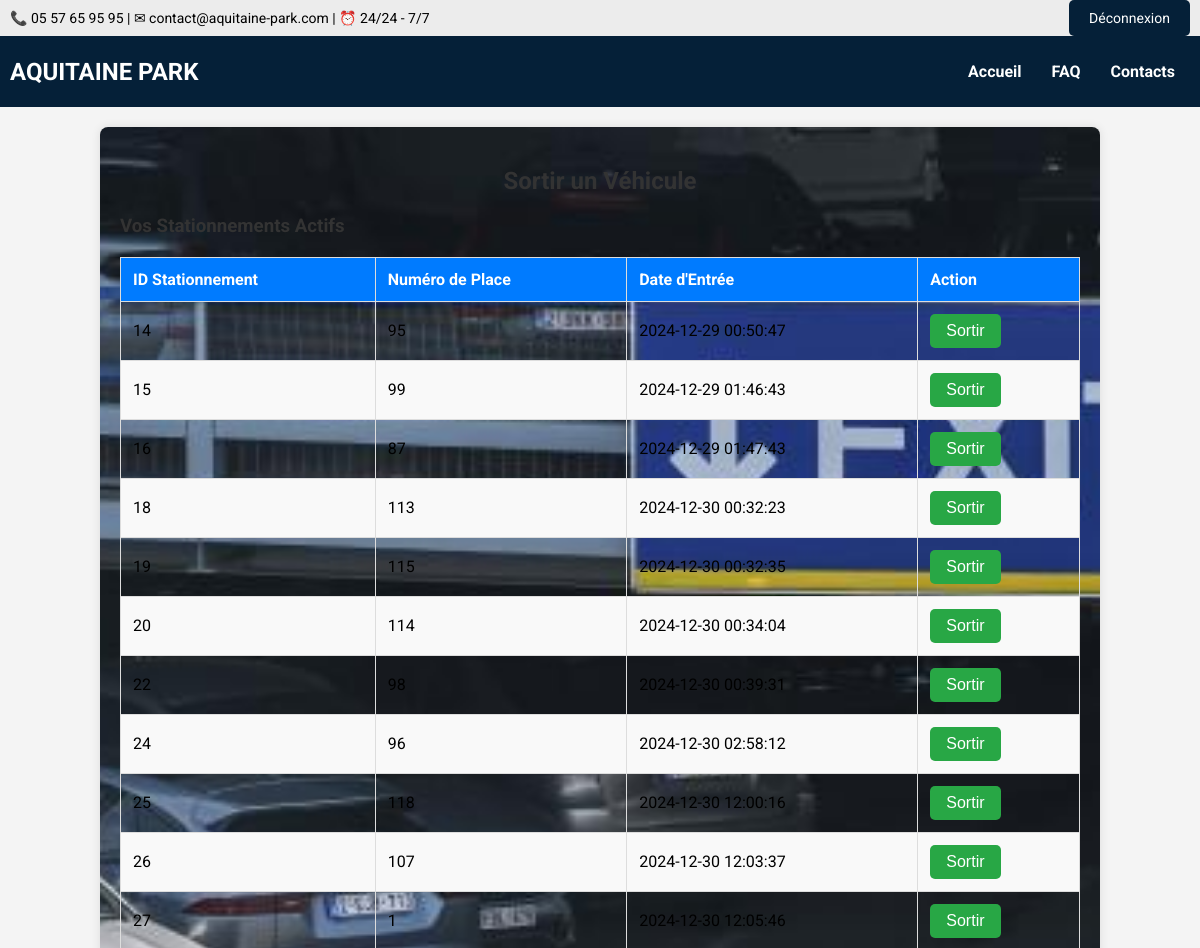
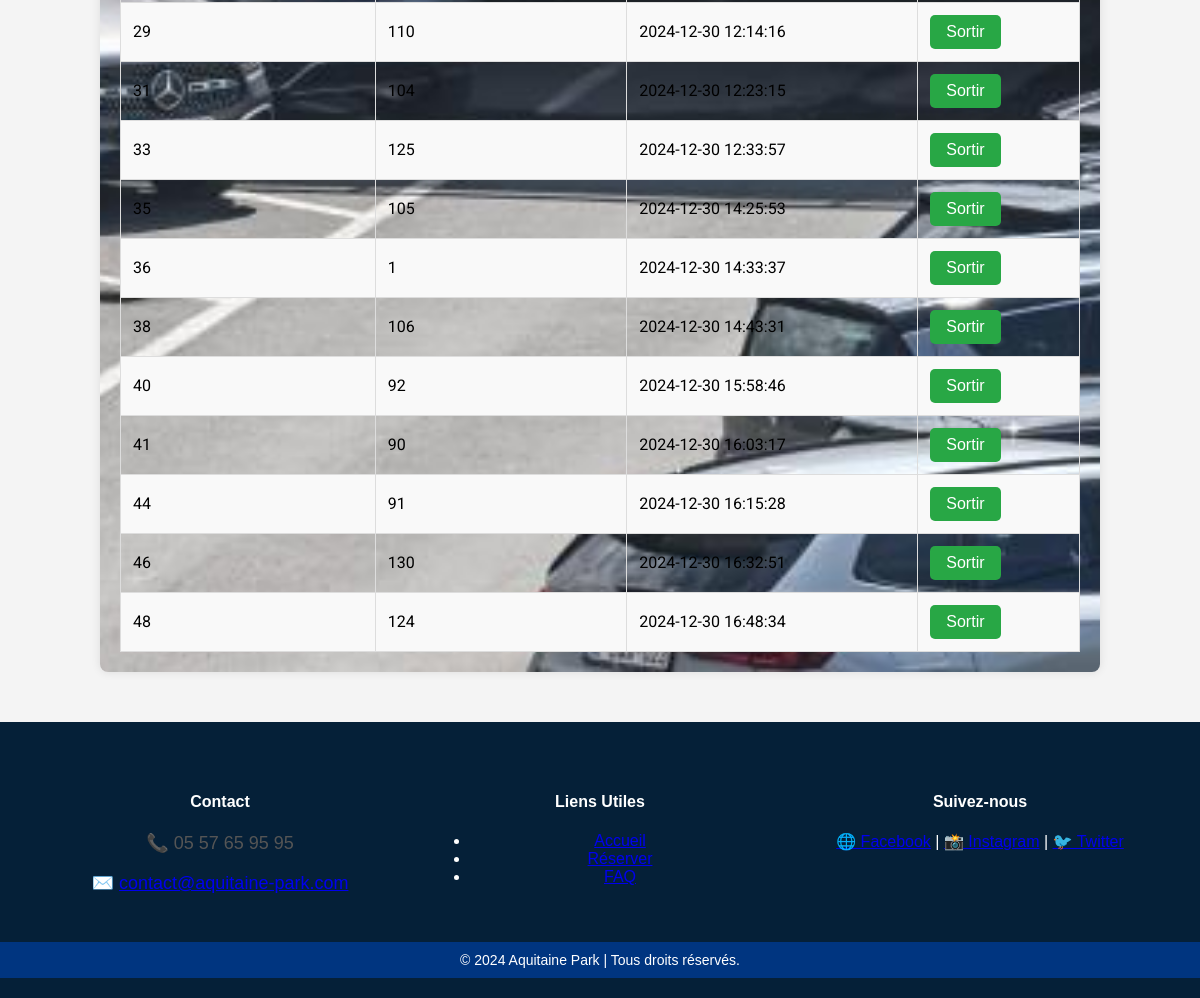
The page /user/sortir_vehicule.php (signed in) on the database its author committed (2 pictures, top to bottom).
### tables this page shows
CREATE TABLE `stationnements` (
  `ID` int(11) NOT NULL,
  `vehicule_id` int(11) DEFAULT NULL,
  `place_id` int(11) DEFAULT NULL,
  `date_entree` datetime NOT NULL,
  `date_sortie` datetime DEFAULT NULL
);

CREATE TABLE `places` (
  `ID` int(11) NOT NULL,
  `numero` int(11) NOT NULL,
  `statut` enum('libre','occupée') DEFAULT 'libre'
);

### user/sortir_vehicule.php (the view, shortened to what this page needs)
<?php
include('../db_connect.php');
$stationnements = [];
try {
    $sql = "SELECT s.ID, s.vehicule_id, s.date_entree, s.date_sortie, p.numero AS place_numero
            FROM stationnements s
            JOIN places p ON s.place_id = p.ID
            WHERE s.date_sortie IS NULL";
    $stmt = $conn->prepare($sql);
    $stmt->execute();
    $stationnements = $stmt->fetchAll();
} catch (PDOException $e) {
    $message = "Erreur : " . $e->getMessage();
}
?>
<!DOCTYPE html>
<html lang="fr">
<head>
</head>
<body>
    <?php include '../header.php'; ?>
    <div class="container">
        <h2>Sortir un Véhicule</h2>
        <h3>Vos Stationnements Actifs</h3>
        <?php if (is_array($stationnements) && count($stationnements) > 0) : ?>
            <table>
                <thead>
                    <tr>
                        <th>ID Stationnement</th>
                        <th>Numéro de Place</th>
                        <th>Date d'Entrée</th>
                        <th>Action</th>
                    </tr>
                </thead>
                <tbody>
                    <?php foreach ($stationnements as $stationnement) : ?>
                        <tr>
                            <td><?= $stationnement['ID'] ?></td>
                            <td><?= htmlspecialchars($stationnement['place_numero']) ?></td>
                            <td><?= htmlspecialchars($stationnement['date_entree']) ?></td>
                            <td>
                                <form action="sortir_vehicule.php" method="POST" style="display:inline;">
                                    <button type="submit" onclick="return confirm('Confirmez-vous la sortie de ce véhicule ?');">Sortir</button>
                                </form>
                            </td>
                        </tr>
                    <?php endforeach; ?>
                </tbody>
            </table>
        <?php else : ?>
            <p>Aucun stationnement actif trouvé.</p>
        <?php endif; ?>
    </div>
    <?php include '../footer.php'; ?>
</body>
</html>

### header.php (shortened to what this page needs)
<?php
$isLoggedIn = isset($_SESSION['user_id']);
?>
<!DOCTYPE html>
<html lang="fr">
<head>
</head>
<body>
    <header class="header_header">
        <div class="contact_header">
            <span>📞 05 57 65 95 95 | ✉ contact@aquitaine-park.com | ⏰ 24/24 - 7/7</span>
        </div>
        <div class="connexion_header">
            <?php if ($isLoggedIn): ?>
                <a href="logout.php" class="btn-reservation_header">Déconnexion</a>
            <?php else: ?>
                <a href="login.php" class="btn-reservation_header">Connexion</a>
            <?php endif; ?>
        </div>
    </header>
    <nav class="menu_header">
        <div class="logo_header">
            <h2>AQUITAINE PARK</h2>
        </div>
        <ul>
            <li><a href="index.php">Accueil</a></li>
            <li><a href="FAQ.html">FAQ</a></li>
            <li><a href="contact.html">Contacts</a></li>
        </ul>
    </nav>
</body>
</html>

### footer.php (shortened to what this page needs)
<!DOCTYPE html>
<html lang="fr">
<head>
</head>
<body>
    <footer class="footer_footer">
        <div class="footer-container_footer">
            <div class="footer-section_footer contact_footer">
                <h4 class="h4_footer">Contact</h4>
                <p class="p_footer">📞 05 57 65 95 95</p>
                <p class="p_footer">✉️ <a href="mailto:contact@aquitaine-park.com" class="a_footer">contact@aquitaine-park.com</a></p>
            </div>
            <div class="footer-section_footer links_footer">
                <h4 class="h4_footer">Liens Utiles</h4>
                <ul class="ul_footer">
                    <li class="li_footer"><a href="../index.php" class="a_footer">Accueil</a></li>
                    <li class="li_footer"><a href="../affiche_place.php" class="a_footer">Réserver</a></li>
                    <li class="li_footer"><a href="FAQ.html" class="a_footer">FAQ</a></li>
                </ul>
            </div>
            <div class="footer-section_footer social_footer">
                <h4 class="h4_footer">Suivez-nous</h4>
                <a href="#" target="_blank" class="a_footer">🌐 Facebook</a> |
                <a href="#" target="_blank" class="a_footer">📸 Instagram</a> |
                <a href="#" target="_blank" class="a_footer">🐦 Twitter</a>
            </div>
        </div>
        <div class="footer-bottom_footer">
            &copy; 2024 Aquitaine Park | Tous droits réservés.
        </div>
    </footer>
    </body>
    </html>

### user/sortir_vehicule.php (style rules this page uses)
body { font-family: Arial, sans-serif; background-color: #f4f4f4; margin: 0; padding: 0; }
.container { width: 80%; margin: 20px auto; padding: 20px; background: url('../images/sortie.jpg') no-repeat center center/cover; border-radius: 8px; box-shadow: 0 0 10px rgba(0, 0, 0, 0.1); }
h2 { text-align: center; color: #333; }
h3 { color: #333; margin-bottom: 10px; }
table { width: 100%; border-collapse: collapse; margin-top: 20px; }
table th, table td { padding: 12px; text-align: left; border: 1px solid #ddd; }
table th { background-color: #007bff; color: white; }
table tr:nth-child(even) { background-color: #f9f9f9; }
button { background-color: #28a745; color: white; padding: 8px 16px; border: none; border-radius: 5px; cursor: pointer; font-size: 16px; transition: background-color 0.3s ease; }
form { display: inline; }
p { text-align: center; font-size: 18px; color: #555; }
.container { max-width: 1200px; }

### header.php (style rules this page uses)
body { font-family: 'Roboto', sans-serif; }
.header_header { background: #ececec; padding: 10px; display: flex; justify-content: space-between; font-size: 14px; }
.btn-reservation_header { background-color: #052038; color: #fff; padding: 10px 20px; text-decoration: none; border-radius: 5px; }
.menu_header { background-color: #052038; padding: 10px; display: flex; justify-content: space-between; align-items: center; }
.menu_header .logo_header h2 { color: #fff; margin: 0; }
.menu_header ul { list-style: none; display: flex; padding: 0; }
.menu_header ul li { margin: 0 15px; }
.menu_header ul li a { color: #fff; text-decoration: none; font-weight: bold; }

### footer.php (style rules this page uses)
.footer_footer { background-color: #052038; color: #fff; padding: 20px 0; font-family: Arial, sans-serif; margin-top: 50px; }
.footer-container_footer { display: flex; justify-content: space-around; padding: 30px; max-width: 1200px; margin: 0 auto; }
.footer-section_footer { flex: 1; margin: 0 20px; text-align: center; }
.footer-bottom_footer { text-align: center; padding: 10px; background-color: #003580; font-size: 14px; }

### rows shown on the page
stationnements: ID "14", place.numero "95", date_entree "2024-12-29 00:50:47"
stationnements: ID "15", place.numero "99", date_entree "2024-12-29 01:46:43"
stationnements: ID "16", place.numero "87", date_entree "2024-12-29 01:47:43"
stationnements: ID "18", place.numero "113", date_entree "2024-12-30 00:32:23"
stationnements: ID "19", place.numero "115", date_entree "2024-12-30 00:32:35"
stationnements: ID "20", place.numero "114", date_entree "2024-12-30 00:34:04"
stationnements: ID "22", place.numero "98", date_entree "2024-12-30 00:39:31"
stationnements: ID "24", place.numero "96", date_entree "2024-12-30 02:58:12"
stationnements: ID "25", place.numero "118", date_entree "2024-12-30 12:00:16"
stationnements: ID "26", place.numero "107", date_entree "2024-12-30 12:03:37"
stationnements: ID "27", place.numero "1", date_entree "2024-12-30 12:05:46"
stationnements: ID "29", place.numero "110", date_entree "2024-12-30 12:14:16"
stationnements: ID "31", place.numero "104", date_entree "2024-12-30 12:23:15"
stationnements: ID "33", place.numero "125", date_entree "2024-12-30 12:33:57"
stationnements: ID "35", place.numero "105", date_entree "2024-12-30 14:25:53"
stationnements: ID "36", place.numero "1", date_entree "2024-12-30 14:33:37"
stationnements: ID "38", place.numero "106", date_entree "2024-12-30 14:43:31"
stationnements: ID "40", place.numero "92", date_entree "2024-12-30 15:58:46"
stationnements: ID "41", place.numero "90", date_entree "2024-12-30 16:03:17"
stationnements: ID "44", place.numero "91", date_entree "2024-12-30 16:15:28"
stationnements: ID "46", place.numero "130", date_entree "2024-12-30 16:32:51"
stationnements: ID "48", place.numero "124", date_entree "2024-12-30 16:48:34"
